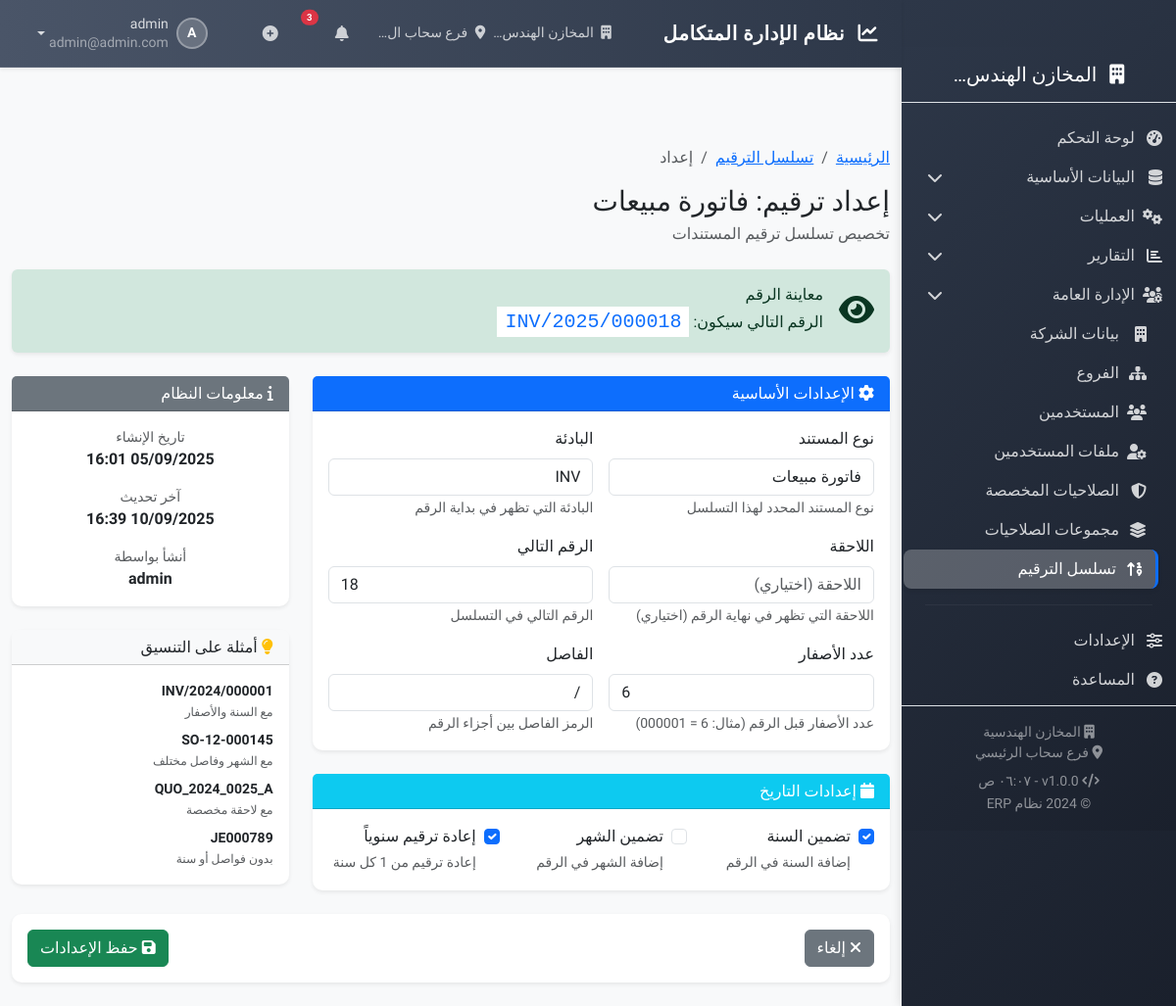
/numbering/sales_invoice/ (signed in), run on an earlier commit of the app's database.
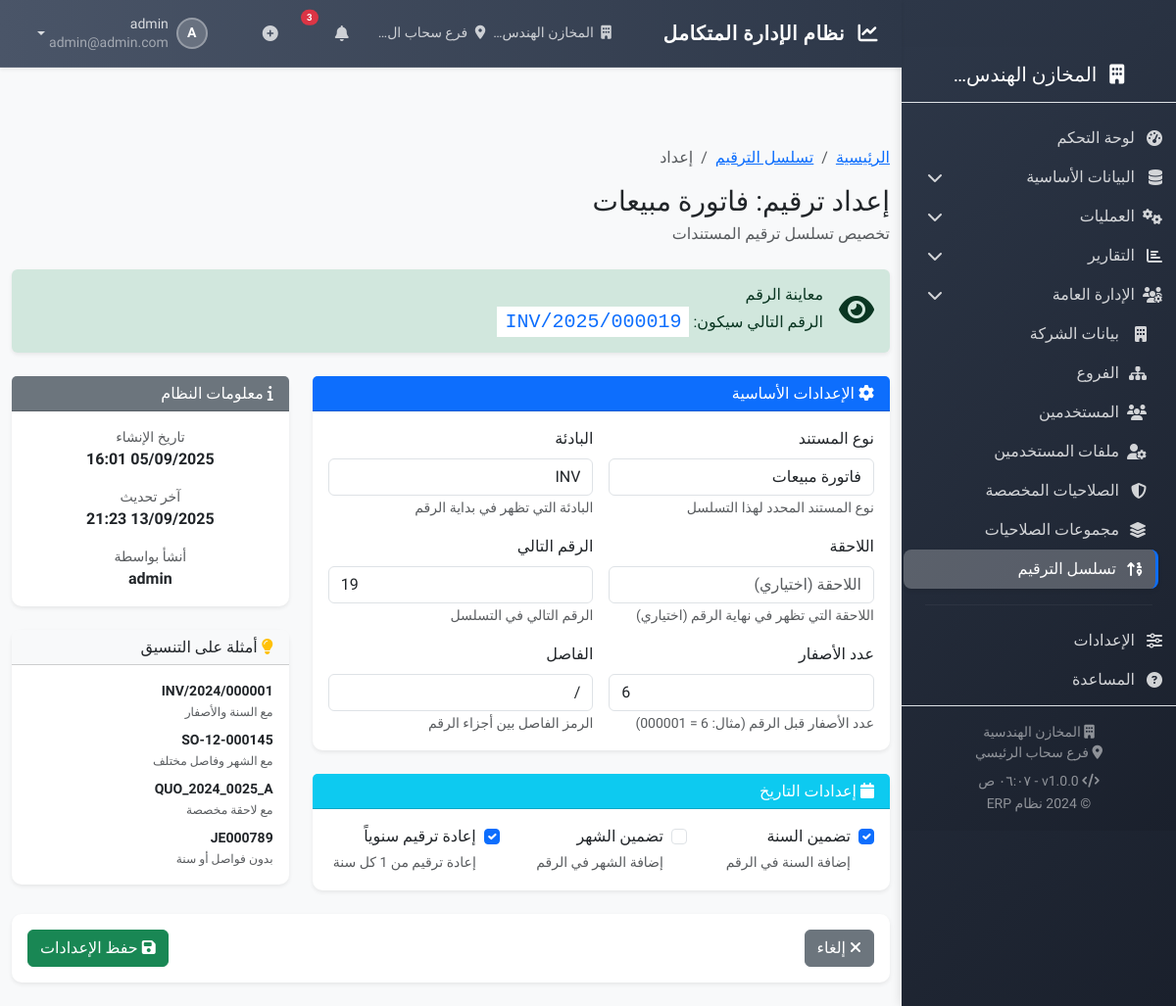
And on a later commit of the database.
### apps/core/models.py (models this page shows, shortened)
class BaseModel(models.Model):
    company = models.ForeignKey('core.Company', on_delete=models.CASCADE, verbose_name=_('الشركة'))
    created_at = models.DateTimeField(auto_now_add=True, verbose_name=_('تاريخ الإنشاء'))
    updated_at = models.DateTimeField(auto_now=True, verbose_name=_('تاريخ التعديل'))
    created_by = models.ForeignKey('core.User', on_delete=models.SET_NULL, null=True, related_name='%(class)s_created',
                                   verbose_name=_('أنشأ بواسطة'))
    is_active = models.BooleanField(default=True, verbose_name=_('نشط'))
    class Meta:
        abstract = True

class NumberingSequence(BaseModel):
    DOCUMENT_TYPES = [
        ('sales_invoice', _('فاتورة مبيعات')),
        ('sales_return', _('مرتجع مبيعات')),
        ('sales_quotation', _('عرض سعر')),
        ('sales_order', _('أمر بيع')),
        ('purchase_invoice', _('فاتورة مشتريات')),
        ('purchase_return', _('مرتجع مشتريات')),
        ('purchase_order', _('أمر شراء')),
        ('purchase_request', _('طلب شراء')),
        ('stock_in', _('سند إدخال')),
        ('stock_out', _('سند إخراج')),
        ('stock_transfer', _('سند تحويل')),
        ('stock_count', _('جرد')),
        ('journal_entry', _('قيد يومية')),
        ('payment_voucher', _('سند صرف')),
        ('receipt_voucher', _('سند قبض')),
    ]
    document_type = models.CharField(_('نوع المستند'), max_length=50, choices=DOCUMENT_TYPES)
    prefix = models.CharField(_('البادئة'), max_length=20, help_text=_('مثال: INV, PO, JV'))
    suffix = models.CharField(_('اللاحقة'), max_length=20, blank=True)
    next_number = models.IntegerField(_('الرقم التالي'), default=1)
    padding = models.IntegerField(_('عدد الأصفار'), default=6, help_text=_('مثال: 6 = 000001'))
    yearly_reset = models.BooleanField(_('إعادة ترقيم سنوياً'), default=True)
    include_year = models.BooleanField(_('تضمين السنة'), default=True)
    include_month = models.BooleanField(_('تضمين الشهر'), default=False)
    separator = models.CharField(_('الفاصل'), max_length=1, default='/', help_text=_('مثال: / أو -'))
    class Meta:
        verbose_name = _('تسلسل ترقيم')
        verbose_name_plural = _('تسلسلات الترقيم')
        unique_together = [['company', 'document_type']]

class User(AbstractUser):
    phone = models.CharField(_('رقم الهاتف'), max_length=20, blank=True)
    emp_number = models.CharField(_('رقم الموظف'), max_length=20, blank=True, unique=True, null=True)
    company = models.ForeignKey(Company, on_delete=models.PROTECT, verbose_name=_('الشركة'), null=True, blank=True)
    branch = models.ForeignKey(Branch, on_delete=models.PROTECT, verbose_name=_('الفرع'), null=True, blank=True)
    default_warehouse = models.ForeignKey(Warehouse, on_delete=models.SET_NULL, null=True, blank=True,
                                          verbose_name=_('المستودع الافتراضي'), related_name='default_users')
    max_discount_percentage = models.DecimalField(_('نسبة الخصم المسموحة'), max_digits=5, decimal_places=2, default=0)
    signature = models.ImageField(_('التوقيع'), upload_to='signatures/', blank=True)
    ui_language = models.CharField(_('لغة الواجهة'), max_length=5, choices=[('ar', _('العربية')), ('en', _('English'))],
                                   default='ar')
    theme = models.CharField(_('المظهر'), max_length=20,
                             choices=[('light', _('فاتح')), ('dark', _('داكن')), ('auto', _('تلقائي'))],
                             default='light')
    is_active = models.BooleanField(_('نشط'), default=True)
    created_at = models.DateTimeField(auto_now_add=True)
    updated_at = models.DateTimeField(auto_now=True)
    class Meta:
        verbose_name = _('مستخدم')
        verbose_name_plural = _('المستخدمون')
    def can_access_branch(self, branch):
        if self.is_superuser:
            return True

### apps/core/views/numbering_views.py (the view, shortened to what this page needs)
# urls.py: path('numbering/<str:document_type>/', views.NumberingSequenceUpdateView.as_view(), name='numbering_update'),
class NumberingSequenceUpdateView(LoginRequiredMixin, PermissionRequiredMixin, CompanyMixin, AuditLogMixin, UpdateView):
    model = NumberingSequence
    form_class = NumberingSequenceForm
    template_name = 'core/numbering/numbering_form.html'
    permission_required = 'core.change_numberingsequence'
    success_url = reverse_lazy('core:numbering_list')
    def get_object(self):
        document_type = self.kwargs.get('document_type')
        if hasattr(self.request, 'current_company') and self.request.current_company:
            company = self.request.current_company
        elif hasattr(self.request.user, 'company') and self.request.user.company:
            company = self.request.user.company
        else:
            from ..models import Company
            company = Company.objects.first()
        sequence, created = NumberingSequence.objects.get_or_create(
            company=company,
            document_type=document_type,
            defaults={
                'prefix': self.get_default_prefix(document_type),
                'next_number': 1,
                'padding': 6,
                'yearly_reset': True,
                'include_year': True,
                'include_month': False,
                'separator': '/',
                'created_by': self.request.user
            }
        )
        return sequence
    def get_default_prefix(self, document_type):
        prefixes = {
            'sales_invoice': 'INV',
            'sales_return': 'SR',
            'sales_quotation': 'QUO',
            'sales_order': 'SO',
            'purchase_invoice': 'PI',
            'purchase_return': 'PR',
            'purchase_order': 'PO',
            'purchase_request': 'REQ',
            'stock_in': 'SI',
            'stock_out': 'SO',
            'stock_transfer': 'ST',
            'stock_count': 'SC',
            'journal_entry': 'JE',
            'payment_voucher': 'PV',
            'receipt_voucher': 'RV',
        }
        return prefixes.get(document_type, 'DOC')
    def get_form_kwargs(self):
        kwargs = super().get_form_kwargs()
        kwargs['request'] = self.request
        kwargs['document_type'] = self.kwargs.get('document_type')
        return kwargs
    def get_context_data(self, **kwargs):
        context = super().get_context_data(**kwargs)
        document_type = self.kwargs.get('document_type')
        doc_name = dict(NumberingSequence.DOCUMENT_TYPES).get(document_type, document_type)
        context.update({
            'title': _('إعداد ترقيم: %(doc_name)s') % {'doc_name': doc_name},
            'breadcrumbs': [
                {'title': _('الرئيسية'), 'url': reverse('core:dashboard')},
                {'title': _('تسلسل الترقيم'), 'url': reverse('core:numbering_list')},
                {'title': _('إعداد'), 'url': ''}
            ],
            'submit_text': _('حفظ الإعدادات'),
            'cancel_url': reverse('core:numbering_list'),
            'document_type': document_type,
            'document_name': doc_name,
            'is_new': getattr(self.object, '_created', False),
        })
        return context

### apps/core/context_processors.py (called while the page is built)
def system_settings(request):
    return {
        'SYSTEM_NAME': 'نظام ERP',
        'SYSTEM_VERSION': '1.0.0',
        'COMPANY_NAME': request.current_company.name if hasattr(request, 'current_company') and request.current_company else '',
        'BRANCH_NAME': request.current_branch.name if hasattr(request, 'current_branch') and request.current_branch else '',
        'CURRENCY': 'د.أ',  # الدينار الأردني
    }

### apps/core/mixins.py (called while the page is built)
    @property
    def current_company(self):
        user = self.request.user
        if hasattr(user, 'company') and user.company:
            return user.company
        else:
            from .models import Company
            return Company.objects.first()

    def dispatch(self, request, *args, **kwargs):
        request.current_company = self.current_company
        return super().dispatch(request, *args, **kwargs)

### apps/core/templates/core/numbering/numbering_form.html (shortened to what the changed rows need)
{% extends 'base/base.html' %}
{% load i18n static widget_tweaks %}
{% block content %}
<div class="container-fluid py-4">
    <div class="d-flex justify-content-between align-items-center mb-4">
        <div>
            <h1 class="h3 mb-1">{{ title }}</h1>
        </div>
    </div>
    <div class="alert alert-success border-0 shadow-sm mb-4" role="alert" id="previewAlert">
        <div class="d-flex align-items-center">
            <div class="flex-grow-1 ms-3">
                <p class="mb-0">
                    {% trans "الرقم التالي سيكون" %}:
                    <code class="bg-white text-primary fs-5 px-2 py-1" id="numberPreview">
                    </code>
                </p>
            </div>
        </div>
    </div>
    <form method="post" class="needs-validation" novalidate>
        <div class="row">
            <div class="col-lg-8">
                <div class="card shadow-sm mb-4">
                    <div class="card-body">
                        <div class="row g-3">
                            <div class="col-md-6">
                                <label class="form-label required">{% trans "البادئة" %}</label>
                                {{ form.prefix|add_class:"form-control" }}
                                <small class="form-text text-muted">{{ form.prefix.help_text }}</small>
                            </div>
                            <div class="col-md-6">
                                <label class="form-label">{% trans "اللاحقة" %}</label>
                                {{ form.suffix|add_class:"form-control" }}
                                <small class="form-text text-muted">{{ form.suffix.help_text }}</small>
                            </div>
                            <div class="col-md-6">
                                <label class="form-label required">{% trans "الرقم التالي" %}</label>
                                {{ form.next_number|add_class:"form-control" }}
                                <small class="form-text text-muted">{{ form.next_number.help_text }}</small>
                            </div>
                            <div class="col-md-6">
                                <label class="form-label">{% trans "عدد الأصفار" %}</label>
                                {{ form.padding|add_class:"form-control" }}
                                <small class="form-text text-muted">{{ form.padding.help_text }}</small>
                            </div>
                            <div class="col-md-6">
                                <label class="form-label">{% trans "الفاصل" %}</label>
                                {{ form.separator|add_class:"form-control" }}
                                <small class="form-text text-muted">{{ form.separator.help_text }}</small>
                            </div>
                        </div>
                    </div>
                </div>
                <div class="card shadow-sm mb-4">
                    <div class="card-body">
                        <div class="row g-3">
                            <div class="col-md-4">
                                <div class="form-check">
                                    {{ form.include_year|add_class:"form-check-input" }}
                                    <label class="form-check-label" for="{{ form.include_year.id_for_label }}">
                                        {{ form.include_year.label }}
                                    </label>
                                    <small class="form-text text-muted d-block">{{ form.include_year.help_text }}</small>
                                </div>
                            </div>
                            <div class="col-md-4">
                                <div class="form-check">
                                    {{ form.include_month|add_class:"form-check-input" }}
                                    <label class="form-check-label" for="{{ form.include_month.id_for_label }}">
                                        {{ form.include_month.label }}
                                    </label>
                                    <small class="form-text text-muted d-block">{{ form.include_month.help_text }}</small>
                                </div>
                            </div>
                            <div class="col-md-4">
                                <div class="form-check">
                                    {{ form.yearly_reset|add_class:"form-check-input" }}
                                    <label class="form-check-label" for="{{ form.yearly_reset.id_for_label }}">
                                        {{ form.yearly_reset.label }}
                                    </label>
                                    <small class="form-text text-muted d-block">{{ form.yearly_reset.help_text }}</small>
                                </div>
                            </div>
                        </div>
                    </div>
                </div>
            </div>
            <div class="col-lg-4">
                {% if object.pk %}
                <div class="card shadow-sm mb-4">
                    <div class="card-header bg-secondary text-white">
                        <h6 class="card-title mb-0">
                            <i class="fas fa-info"></i> {% trans "معلومات النظام" %}
                        </h6>
                    </div>
                    <div class="card-body">
                        <div class="row g-3">
                            <div class="col-12 text-center">
                                <small class="text-muted d-block">{% trans "تاريخ الإنشاء" %}</small>
                                <strong>{{ object.created_at|date:"d/m/Y H:i" }}</strong>
                            </div>
                            <div class="col-12 text-center">
                                <small class="text-muted d-block">{% trans "آخر تحديث" %}</small>
                                <strong>{{ object.updated_at|date:"d/m/Y H:i" }}</strong>
                            </div>
                            {% if object.created_by %}
                            <div class="col-12 text-center">
                                <small class="text-muted d-block">{% trans "أنشأ بواسطة" %}</small>
                                <strong>{{ object.created_by.get_full_name|default:object.created_by.username }}</strong>
                            </div>
                            {% endif %}
                        </div>
                    </div>
                </div>
                {% endif %}
            </div>
        </div>
    </form>
</div>
{% endblock %}

What changed in the data, as far as the page shows it:
changed NumberingSequence "INV": next_number "18" → "19"; updated_at "10/09/2025 16:39" → "13/09/2025 21:23"
Also different on the page:
text written by a page script: "INV/2025/000018" → "INV/2025/000019"
